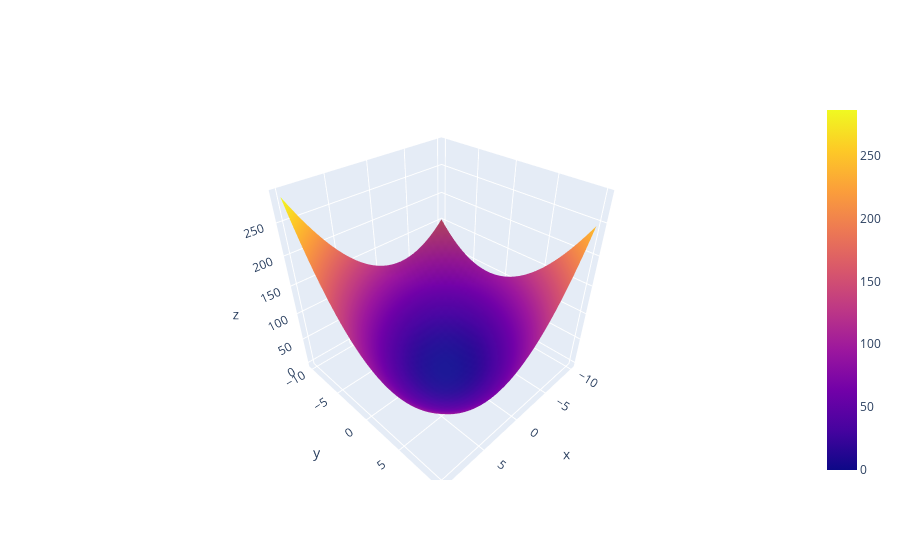

Write notebook code for a chart like this one.
### Code cell
first_set.landscape(bias=False,cost_fn=nn.MSELoss())

### Figure 1 — Plotly figure (JSON) as saved in the notebook; plotly's stock layout.template omitted (floating-point values rounded to 4 significant figures; data arrays with more than 128 entries replaced by an {"elided": "..."} marker saying what was removed)
{"data": [{"type": "surface", "x": {"elided": "30x30 float values"}, "y": {"elided": "30x30 float values"}, "z": {"elided": "30x30 float values"}}], "layout": {}}
